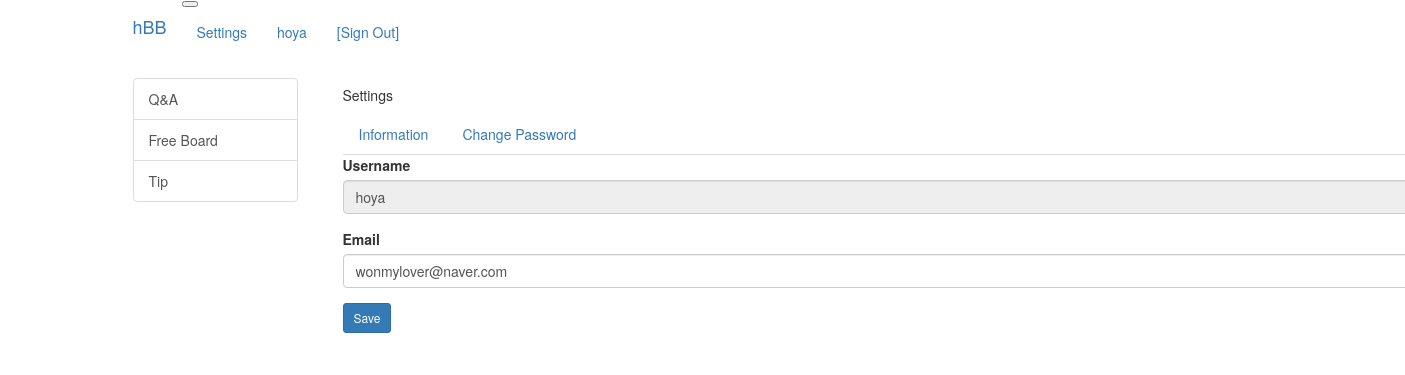
The page /common/settings/base (signed in) on the database its author committed.
### src/models/user.py (models this page shows)
class UserModel(db.Model):
    id = db.Column(db.Integer, primary_key=True)
    username = db.Column(db.String(150), unique=True, nullable=False)
    password = db.Column(db.String(200), nullable=False)
    email = db.Column(db.String(120), unique=True, nullable=False)

### src/views/common_views.py (the view)
@bp.route("/settings/base", methods=["GET", "POST"])
def settings_base():
    user = UserModel.query.filter(UserModel.username == g.user.username).first()
    if request.method == "POST":
        form = BaseForm()
        if form.validate_on_submit():
            form.populate_obj(user)
            db.session.commit()
            flash("Successfully changed", "info")
            return redirect(url_for("common.settings_base"))
    else:
        form = BaseForm(obj=user)
    return render_template("common/settings.html", tabs="base", form=form)

### src/forms.py
class BaseForm(FlaskForm):
    username = StringField(
        "Username", validators=[DataRequired(), Length(min=3, max=25)]
    )
    email = EmailField("Email", validators=[DataRequired(), Email()])

### src/views/account_views.py (called while the page is built)
@bp.before_app_request
def load_signed_in_user():
    user_id = session.get("user_id")
    if user_id is None:
        g.user = None
    else:
        g.user = UserModel.query.get(user_id)

### src/templates/common/settings.html (shortened to what this page needs)
{% extends "base.html" %}
{% block content %}
<div class="container py-2">
    <h5 class="border-bottom pb-2 mb-3">Settings</h5>
    <ul class="nav nav-tabs">
        <li class="nav-item"><a href="{{ url_for('common.settings_base') }}"
                class="nav-link {% if tabs == 'base' %}active{% endif %}">Information</a></li>
        <li class="nav-item"><a href="{{ url_for('common.password') }}"
                class="nav-link {% if tabs == 'password' %}active{% endif %}">Change Password</a></li>
    </ul>
    {% if tabs == 'base' %}
    <form action="{{ url_for('common.settings_base') }}" method="post" class="post-form py-3">
        <div class="form-group mt-2">
            <label for="username">Username</label>
            <input type="text" name="username" id="username" class="form-control" readonly
                value="{{ form.username.data or '' }}">
        </div>
        <div class="form-group">
            <label for="email">Email</label>
            <input type="text" name="email" id="email" class="form-control" value="{{ form.email.data or '' }}">
        </div>
        <button type="submit" class="btn btn-sm btn-primary">Save</button>
    </form>
    {% endif %}
</div>
{% endblock %}

### src/templates/navbar.html (shortened to what this page needs)
<nav class="navbar navbar-expand-lg navbar-dark bg-dark">
    <div class="container">
        <a class="navbar-brand mr-2" href="{{ url_for('main.index') }}">hBB</a>
        <button class="navbar-toggler ml-auto" type="button" data-toggle="collapse" data-target="#navbarNav"
            aria-controls="navbarNav" aria-expanded="false" aria-label="Toggle navigation">
        </button>
        <div id="navbarNav" class="collapse navbar-collapse">
            {% if g.user %}
            <ul class="nav navbar-nav ml-auto">
                <li class="nav-item"><a class="nav-link" href="{{ url_for('common.settings') }}">Settings</a></li>
                <li class="nav-item">
                    <a class="nav-link" href="{{ url_for('common.profile_base', id=g.user.id) }}">
                        {{ g.user.username }}
                    </a>
                </li>
                <li class="nav-item"><a class="nav-link" href="{{ url_for('account.signout') }}"> [Sign Out]</a></li>
            </ul>
            {% else %}
            <ul class="nav navbar-nav ml-auto">
                <li class="nav-item"><a class="nav-link" href="{{ url_for('account.signup') }}">Sign Up</a></li>
                <li class="nav-item"><a class="nav-link" href="{{ url_for('account.signin') }}">Sign In</a></li>
            </ul>
            {% endif %}
        </div>
    </div>
</nav>

### rows shown on the page
UserModel: user.username "hoya", username "hoya", email "wonmylover@naver.com"
